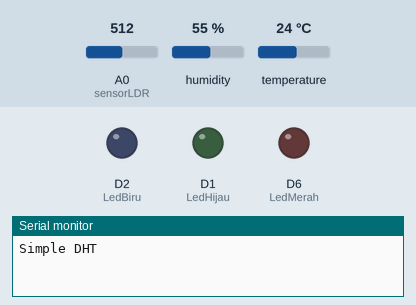
Simulated run of this sketch. Board: ESP8266 (NodeMCU). Parts: output pins drawn as LEDs (lit = HIGH), the last lines printed to the serial monitor. The inputs (shaded band) are chosen by the test bench; at power-on: A0 (sensorLDR) = 512, humidity 55 %, temperature 24 °C.

Above: at 0.1 s.
At 4.6 s:
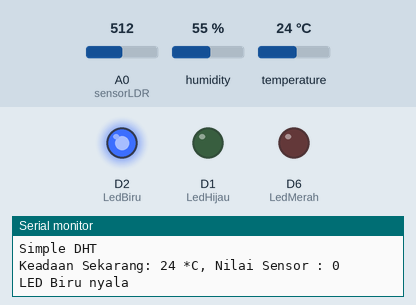
Timing chart, 0 to 6.1 s (numbered marks = the images above):
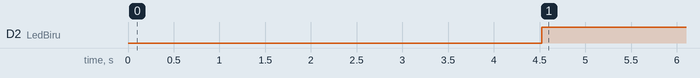

Measured:
- by itself, D2 (LedBiru): LOW → HIGH at 4.5 s

The sketch:

TUGAS1.ino
```cpp
#include <Arduino.h>
#include <SimpleDHT.h>

#define pinDHT 7 // SD3 pin signal sensor DHT
#define LedMerah D6
#define LedHijau D1
#define LedBiru D2
#define sensorLDR A0

int nilaiSensor;
byte temperature = 0;
byte humidity = 0;
int led=13;

SimpleDHT11 dht11(D0); //instan sensor dht11

void CahayaSuhu()
{
  int err = SimpleDHTErrSuccess;

  if ((err = dht11.read(&temperature, &humidity, NULL)) != SimpleDHTErrSuccess)
  {
    Serial.print("Pembacaan DHT11 gagal, err=");
    Serial.println(err);
    delay(1000);
    return;
  }

  Serial.print("Keadaan Sekarang: ");
  Serial.print((int)temperature);
  Serial.print(" *C, ");

  Serial.print("Nilai Sensor : ");
  Serial.println(nilaiSensor);

  delay(1500);

  nilaiSensor = analogRead(sensorLDR);

  //KONDISI 1 : REDUP, DINGIN
  if ( temperature <= 27 && nilaiSensor >= 500) {
    digitalWrite(LedBiru, HIGH);
    digitalWrite(LedMerah, LOW);
    digitalWrite(LedHijau, LOW);
    Serial.println("LED Biru nyala");
  }
  //KONDISI 2 : TERANG, PANAS
  if ( temperature > 27 && nilaiSensor < 500) {
    digitalWrite(LedHijau, LOW);
    digitalWrite(LedBiru, LOW);
    digitalWrite(LedMerah, HIGH);
    Serial.println("LED Merah nyala");
  }
}

void setup()
{
  Serial.begin(115200);
  Serial.println("Simple DHT");
  pinMode(LedMerah,OUTPUT);
  pinMode(LedHijau,OUTPUT);
  pinMode(LedBiru,OUTPUT);
  delay(3000);
}

void loop()
{
  CahayaSuhu();
  delay(1000);
}
```
